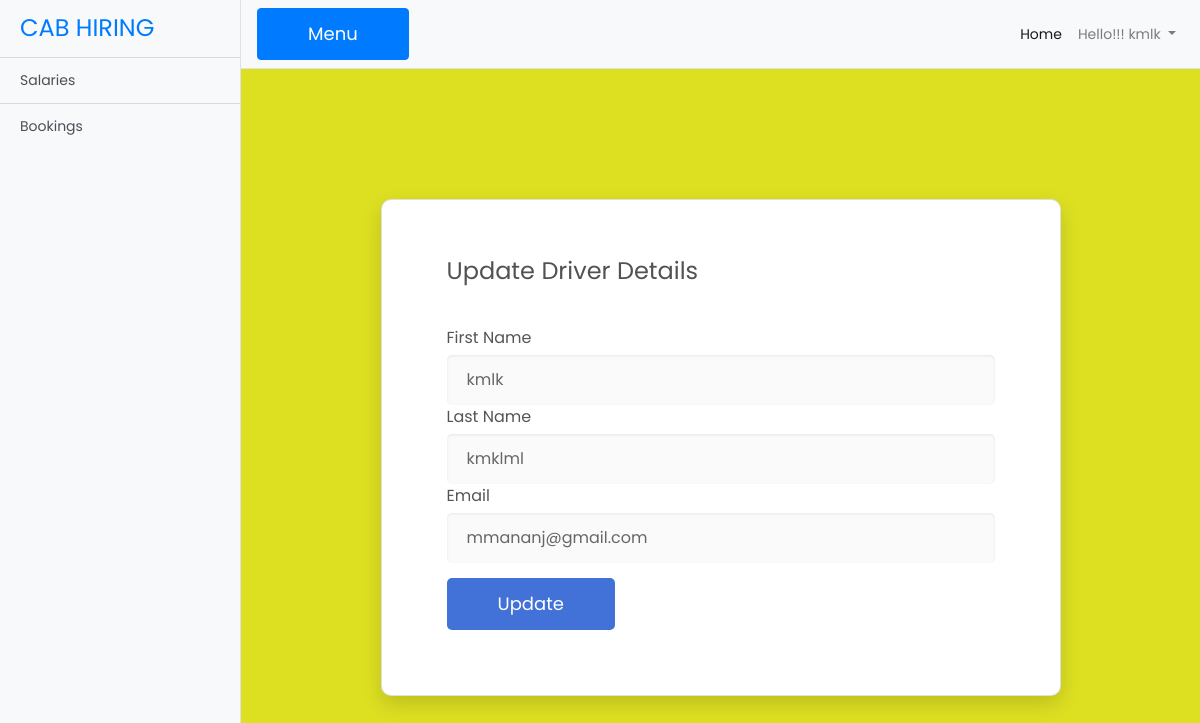
Screenshot of /hiring/Driverdetails/ (signed in) with the database file from the repository.
### hiring/models.py (models this page shows)
class Driverdb(models.Model):
    driver = models.ForeignKey(User, on_delete=models.CASCADE);
    firstname = models.CharField(max_length=30);
    lastname = models.CharField(max_length=30);
    mobileno = models.IntegerField(primary_key=True);
    gender = models.IntegerField();
    bloodgroup = models.CharField(max_length=5);
    birthdate = models.DateField();
    address = models.CharField(max_length=2000);
    city = models.CharField(max_length=30);
    state = models.CharField(max_length=30);
    pincode = models.IntegerField();
    email = models.EmailField();
    BaseSalary=models.IntegerField(default=0)
    AccountNo=models.CharField(default='',max_length=10)
    IfscCode=models.CharField(default='',max_length=12)
    rating=models.IntegerField(default=0)

### hiring/views.py (the view)
# urls.py: path('Driverdetails/',views.Driverdetails,name='Driverdetails'),
def Driverdetails(request):
    phone = request.user.username
    n = Driverdb.objects.get(mobileno=phone)
    return render(request,'updatedriver.html',{'n':n})

### templates/updatedriver.html (shortened to what this page needs)
{% include 'driverbase.html' %}
<head>
</head>
<body >
    <div class="page-wrapper bg-gra-02 p-t-130 p-b-100 font-poppins"  style="float: top;background-color: #dde021">
        <div class="wrapper wrapper--w680">
            <div class="card card-4">
                <div class="card-body">
                    <h2 class="title">Update Driver Details </h2>
                    <form method="POST" class="form-horizontal" id="form" action="{% url 'DriverUpdatedetails' %}">
                        <label class="label">first name</label>
                        <input class="input--style-4" type="text"  name="firstname" value={{n.firstname}}>
                        <label class="label">last name</label>
                        <input class="input--style-4" type="text"   name="lastname"  value={{n.lastname}}>
                        <label class="label">Email</label>
                        <input class="input--style-4" pattern="[a-z0-9._%+-]+@[a-z]{5}+\.[a-z]{3}$" type="email" name="email" value={{n.email}}>
                        <div class="p-t-15">
                            <button class="btn btn--radius-2 btn--blue" type="submit">Update</button>
                        </div>
                    </form>
                </div>
            </div>
        </div>
    </div>
{% include 'footer.html' %}

### templates/driverbase.html (shortened to what this page needs)
<!DOCTYPE html>
<html lang="en">
<head>
  {% load static %}
  <link href="{% static 'bootstrap.min.css' %}" rel="stylesheet">
</head>
<body>
  <div class="d-flex" id="wrapper">
    <div class="bg-light border-right" id="sidebar-wrapper">
      <div class="sidebar-heading"><h3><a href="{% url 'DriverHome' %}">CAB HIRING</a></h3> </div>
      <div class="list-group list-group-flush">
        <a href="{% url 'ViewSalaries' %}" class="list-group-item list-group-item-action bg-light">Salaries</a>
		<a href="#" class="list-group-item list-group-item-action bg-light">Bookings</a>
      </div>
    </div>
    <div id="page-content-wrapper">
      <nav class="navbar navbar-expand-lg navbar-light bg-light border-bottom">
        <button class="btn btn-primary" id="menu-toggle">Menu</button>
        <div class="collapse navbar-collapse" id="navbarSupportedContent">
          <ul class="navbar-nav ml-auto mt-2 mt-lg-0">
            <li class="nav-item active">
              <a class="nav-link" href="{% url 'DriverHome' %}">Home <span class="sr-only">(current)</span></a>
            </li>
            <li class="nav-item dropdown">
              <a class="nav-link dropdown-toggle" href="#" id="navbarDropdown" role="button" data-toggle="dropdown" aria-haspopup="true" aria-expanded="false">
                Hello!!! {{n.firstname}}
              </a>
            </li>
          </ul>
        </div>
      </nav>

### templates/driverbase.html (style rules this page uses)
body { overflow-x: hidden; }
#sidebar-wrapper { min-height: 100vh; margin-left: -15rem; -webkit-transition: margin .25s ease-out; -moz-transition: margin .25s ease-out; -o-transition: margin .25s ease-out; transition: margin .25s ease-out; }
#sidebar-wrapper .sidebar-heading { padding: 0.875rem 1.25rem; font-size: 1.2rem; }
#sidebar-wrapper .list-group { width: 15rem; }
#page-content-wrapper { min-width: 100vw; }
@media (min-width: 768px) { #sidebar-wrapper { margin-left: 0; } }
@media (min-width: 768px) { #page-content-wrapper { min-width: 0; width: 100%; } }

### templates/updatedriver.html (style rules this page uses)
.font-poppins { font-family: "Poppins", "Arial", "Helvetica Neue", sans-serif; }
html { -webkit-box-sizing: border-box; -moz-box-sizing: border-box; box-sizing: border-box; }
* { padding: 0; margin: 0; }
*, *:before, *:after { -webkit-box-sizing: inherit; -moz-box-sizing: inherit; box-sizing: inherit; }
body, h1, h2, h3, h4, h5, h6, blockquote, p, pre, dl, dd, ol, ul, figure, hr, fieldset, legend { margin: 0; padding: 0; }
button { outline: none; background: none; border: none; }
.page-wrapper { min-height: 100vh; }
body { font-family: "Poppins", "Arial", "Helvetica Neue", sans-serif; font-weight: 400; font-size: 14px; }
h1, h2, h3, h4, h5, h6 { font-weight: 400; }
h2 { font-size: 30px; }
h3 { font-size: 24px; }
.p-t-130 { padding-top: 130px; }
.p-t-15 { padding-top: 15px; }
.p-b-100 { padding-bottom: 100px; }
.wrapper { margin: 0 auto; }
.wrapper--w680 { max-width: 680px; }
.btn { display: inline-block; line-height: 50px; padding: 0 50px; -webkit-transition: all 0.4s ease; -o-transition: all 0.4s ease; -moz-transition: all 0.4s ease; transition: all 0.4s ease; cursor: pointer; font-size: 18px; color: #fff; font-family: "Poppins", "Arial", "Helvetica Neue", sans-serif; }
.btn--radius-2 { -webkit-border-radius: 5px; -moz-border-radius: 5px; border-radius: 5px; }
.btn--blue { background: #4272d7; }
input { outline: none; margin: 0; border: none; -webkit-box-shadow: none; -moz-box-shadow: none; box-shadow: none; width: 100%; font-size: 14px; font-family: inherit; }
.input--style-4 { line-height: 50px; background: #fafafa; -webkit-box-shadow: inset 0px 1px 3px 0px rgba(0, 0, 0, 0.08); -moz-box-shadow: inset 0px 1px 3px 0px rgba(0, 0, 0, 0.08); box-shadow: inset 0px 1px 3px 0px rgba(0, 0, 0, 0.08); -webkit-border-radius: 5px; -moz-border-radius: 5px; border-radius: 5px; padding: 0 20px; font-size: 16px; color: #666; -webkit-transition: all 0.4s ease; -o-transition: all 0.4s ease; -moz-transition: all 0.4s ease; transition: all 0.4s ease; }
.label { font-size: 16px; color: #555; text-transform: capitalize; display: block; margin-bottom: 5px; }
.title { font-size: 24px; color: #525252; font-weight: 400; margin-bottom: 40px; }
.card { -webkit-border-radius: 3px; -moz-border-radius: 3px; border-radius: 3px; background: #fff; }
.card-4 { background: #fff; -webkit-border-radius: 10px; -moz-border-radius: 10px; border-radius: 10px; -webkit-box-shadow: 0px 8px 20px 0px rgba(0, 0, 0, 0.15); -moz-box-shadow: 0px 8px 20px 0px rgba(0, 0, 0, 0.15); box-shadow: 0px 8px 20px 0px rgba(0, 0, 0, 0.15); }
.card-4 .card-body { padding: 57px 65px; padding-bottom: 65px; }

### rows the page displays
Driverdb: firstname "kmlk", lastname "kmklml", email "mmananj@gmail.com"
